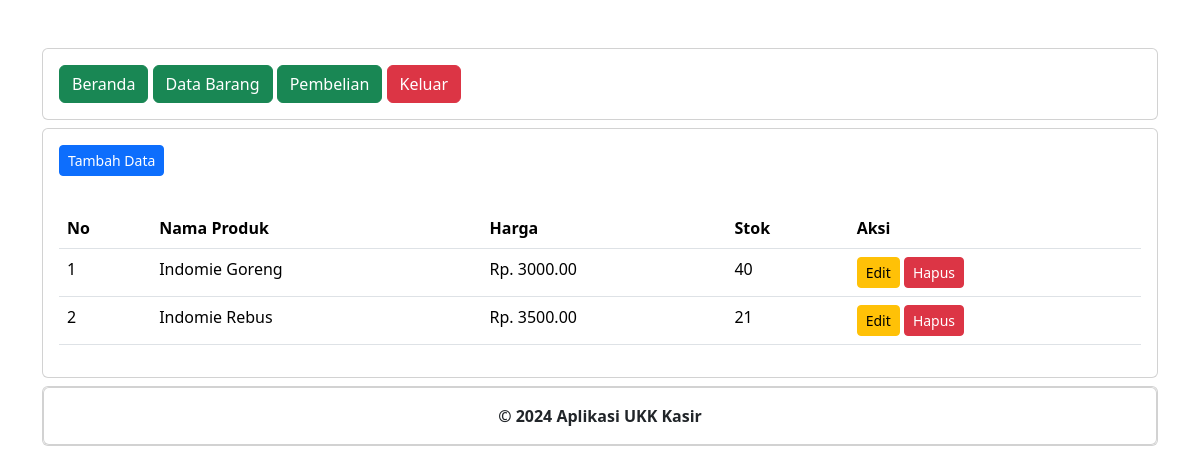
Screenshot of /data_barang.php (signed in) with the database file from the repository.
### tables this page shows
CREATE TABLE `produk` (
  `ProdukID` int(11) NOT NULL,
  `NamaProduk` varchar(255) NOT NULL,
  `Harga` decimal(10,2) NOT NULL,
  `Stok` int(11) NOT NULL
);

### data_barang.php (the view, shortened to what this page needs)
<?php
include "header.php";
include "navbar.php";
?>
<div class="card mt-2">
	<div class="card-body">
		<button type="button" class="btn btn-primary btn-sm" data-bs-toggle="modal" data-bs-target="#tambah-data">
			Tambah Data
		</button>
	</div>
	<div class="card-body">
		<table class="table">
			<thead>
				<tr>
					<th>No</th>
					<th>Nama Produk</th>
					<th>Harga</th>
					<th>Stok</th>
					<th>Aksi</th>
				</tr>
			</thead>
			<tbody>
				<?php
				include '../koneksi.php';
				$no = 1;
				$data = mysqli_query($koneksi,"select * from produk");
				while($d = mysqli_fetch_array($data)){
					?>
					<tr>
						<td><?php echo $no++; ?></td>
						<td><?php echo $d['NamaProduk']; ?></td>
						<td>Rp. <?php echo $d['Harga']; ?></td>
						<td><?php echo $d['Stok']; ?></td>
						<td>
							<button type="button" class="btn btn-warning btn-sm" data-bs-toggle="modal" data-bs-target="#edit-data<?php echo $d['ProdukID']; ?>">
								Edit
							</button>
							<button type="button" class="btn btn-danger btn-sm" data-bs-toggle="modal" data-bs-target="#hapus-data<?php echo $d['ProdukID']; ?>">
								Hapus
							</button>
						</td>
					</tr>
				<?php } ?>
			</tbody>
		</table>
	</div>
</div>
<?php
include "footer.php";
?>

### rows the page displays
produk: NamaProduk "Indomie Goreng", Harga "3000.00", Stok "40"
produk: NamaProduk "Indomie Rebus", Harga "3500.00", Stok "21"
